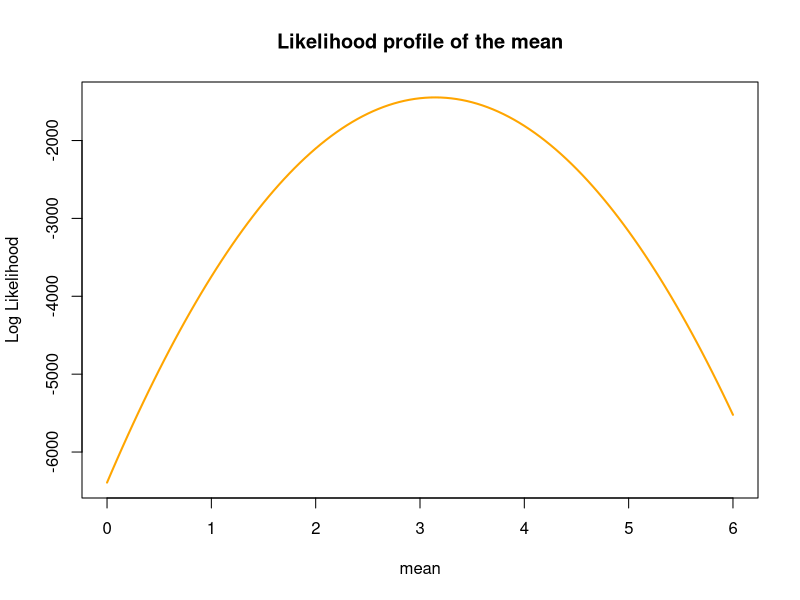
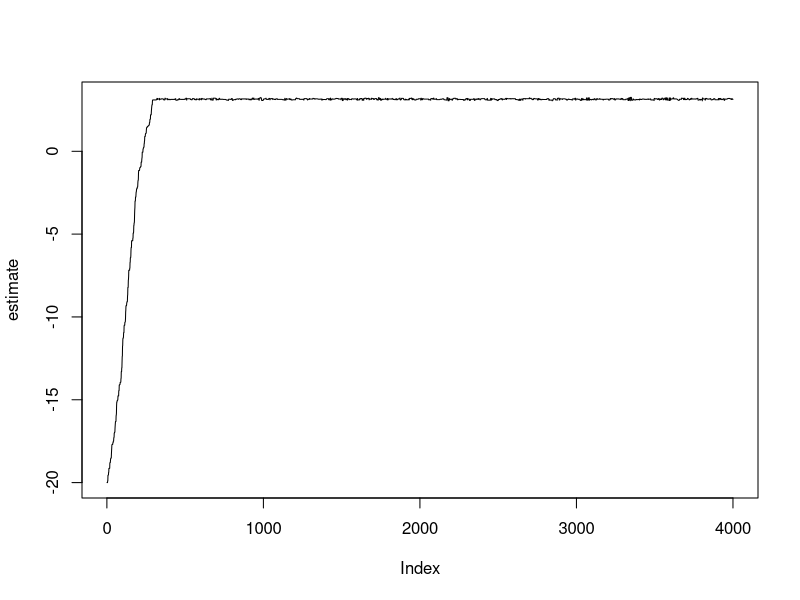
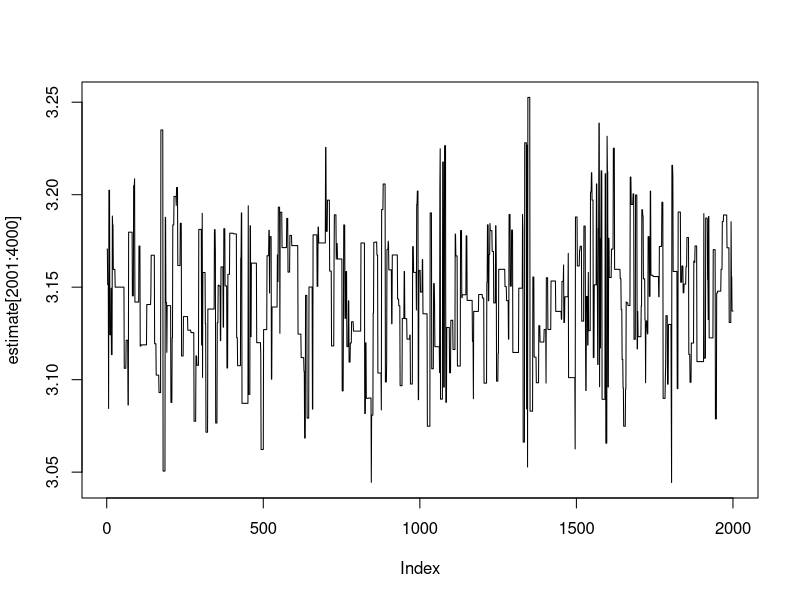
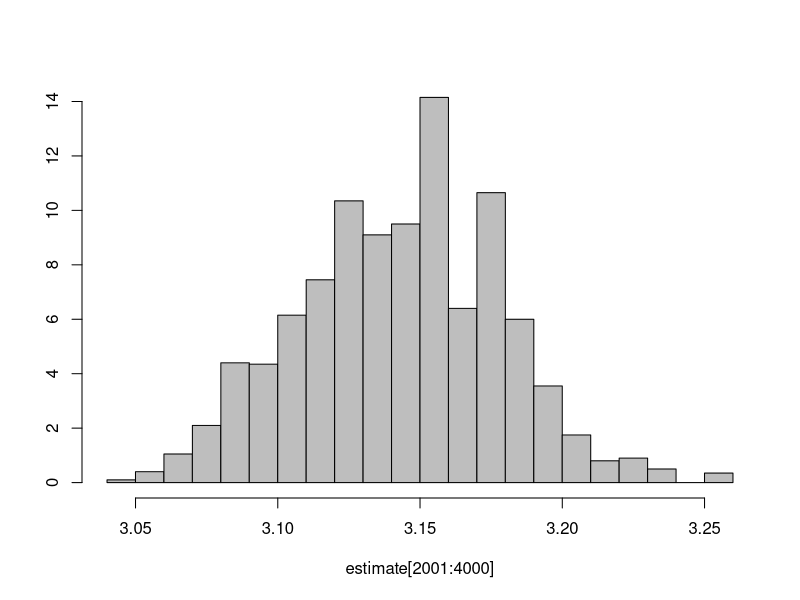

Source code (R) for these figures, in order:
## R_Demo_Simulation_Inference_MCMC_Estimate_Mean.R
##########################################################################
## INSTRUCTOR: Christopher Fariss
## COURSE NAME: Programming and Simulation Methods for Computational Social Science (2W)
## University of Essex Summer School 2024
##
## Date: 2024-07-22
##
## Please e-mail me if you find any errors or have and suggestions (either email is fine)
## e-mail: cjf0006@gmail.com
## e-mail: cjfariss@umich.edu
##
##########################################################################
##
## Goal: Improve the estimation of uncertainty associated with one or more model parameters by fully approximating the posterior distribution of every parameter contained within a model.
##
##########################################################################
## Introduction to tutorial:
##
## For this R tutorial we will write a program that implements the Metropolis-Hastings sampling algorithm.
##
## The Metropolis–Hastings algorithm is a Markov chain Monte Carlo (MCMC) method for obtaining a sequence of random samples from a probability distribution.
##
## The parameter for the mean will be selected based on the likelihood function that links the parameter to the data contained in the x variable.
##
## A key feature of this simulation method is the dependence of each estimate of the parameter(s) on only the most recent estimate of the prior.
## 
## Select a starting value for the parameter. The first estimate of the simulation will be based on this starting value. 
##
## Repeat the simulation several thousand times.
##
## To review Markov chains with an intuitive program challenge, go here: https://github.com/CJFariss/R-Program-Challenges/blob/main/R-Program-Challenges/R_Challenge_simulation_weather_forecast.R
##
## There is a nice explainer here too: https://nicercode.github.io/guides/mcmc/
##
##########################################################################

## load library
library(MASS) # load library with truehist function

set.seed(940)
## set x values
#x <- 1:5
x <- rnorm(1000, mean=pi, sd=1)

## print the mean to the console screen
mean(x)

## Prior distribution
## we take the log of the density because we are going to combine it with the value of the loglikelihood later on
log_prior <- function(mu){
    value <- dunif(x=mu, -100, 100, log=T)
    return(value)
}

## loglikelihood Function
log_likelihood <- function(mu,data){
    value <- sum(log(dnorm(x=data, mean=mu, sd=1)))
    return(value)
}


## plot the likelihood profile for different estimates of the mean parameter mu
values <- seq(0, 6, by=.05)
out <- c()
for(i in 1:length(values)){
    out[i] <- log_likelihood(mu=values[i], data=x)
}

## Graph the likelihood profile
plot (values, out , type="l", xlab = "mean", ylab = "Log Likelihood", main="Likelihood profile of the mean", lwd=2, col="orange")


## number of simulations
samples <- 4000

## proposal width
proposal_width <- .2

## start values for the parameter estimate of the mean 
## (NOTE: I have selected a really poor value to start with because it is really far away from the truth which is 3 or 3.141593...
estimate <- -20

loglik <- log_likelihood(mu=estimate[1], data=x) + log_prior(mu=estimate[1])
loglik

## monitor the number of times the algorithm accepts the new estimate
accept_new_estiamte <- 1

## monitor the decision criterion
comp <- 0

## MCMC simulation
## iterate to take samples 
for(i in 2:samples){
    
    ## propose new values and calculate LL
    estimate[i] <- rnorm(1, mean=estimate[i-1], sd = proposal_width)
    loglik[i] <- log_likelihood(mu=estimate[i], data=x) + log_prior(estimate[i])
    
    current_ll <- loglik[i]
    last_ll <- loglik[i-1]
    
    ## calculate decision criterion
    comp[i] <- exp(current_ll - last_ll) - runif(1, 0, 1)
    
    ## decide whether to accept or not
    if (comp[i] >= 0) {
        accept_new_estiamte[i] <- 1
        ## estimate[i] <- estimate[i] ## redundant but this is what is occurring
        ## loglik[i] <- loglik[i] ## redundant but this is what is occurring
    } else {
        accept_new_estiamte[i] <- 0
        estimate[i] <- estimate[i-1]
        loglik[i] <- loglik[i-1]
    }
}

## number of acceptances?
table(accept_new_estiamte)

## summarize the acceptance criteria metric
summary(comp)

## graph the full chain
plot(estimate, type="l")

## graph the chain after disregarding a burn-in period
plot(estimate[2001:4000], type="l")

##
truehist(estimate[2001:4000], col="grey")


## point estimate of our mean estimate
mean(estimate[2001:4000])

## standard deviation of our mean estimate
sd(estimate[2001:4000])


## compare the MCMC estimation of the mean and sd to the empirical mean and se of the mean
mean_se <- function(x){sd(x)/sqrt(length(x))}

mean(x)
mean_se(x)
